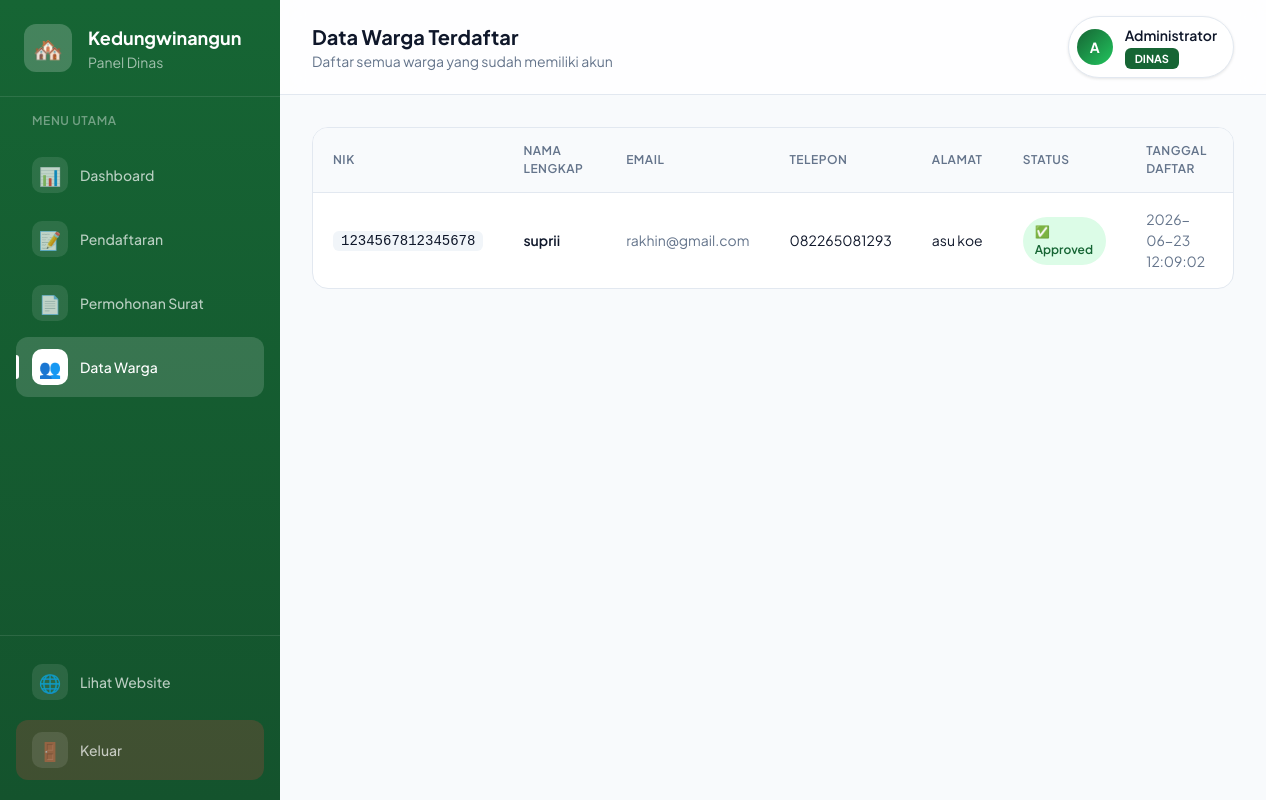
/dinas/users/all (signed in), run on an earlier commit of the app's database.
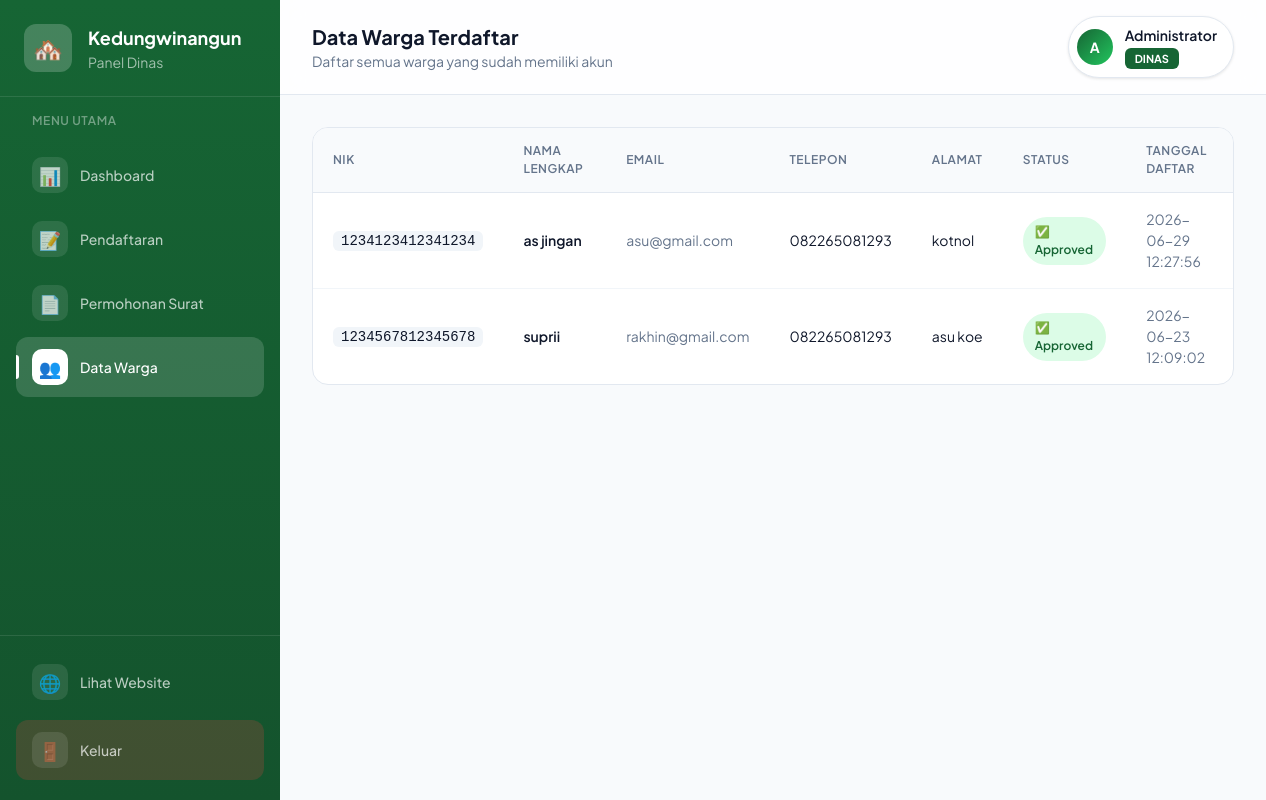
And on a later commit of the database.
### tables this page shows
CREATE TABLE users (
            id INTEGER PRIMARY KEY AUTOINCREMENT,
            nik TEXT UNIQUE NOT NULL,
            nama_lengkap TEXT NOT NULL,
            email TEXT,
            no_telepon TEXT,
            alamat TEXT,
            password_hash TEXT NOT NULL,
            role TEXT DEFAULT 'penduduk',
            status TEXT DEFAULT 'pending',
            ktp_path TEXT,
            kk_path TEXT,
            created_at TIMESTAMP DEFAULT CURRENT_TIMESTAMP,
            approved_by INTEGER,
            approved_at TIMESTAMP
        );

### routes/dinas.py (the view)
@dinas_bp.route("/users/all")
@dinas_required
def all_users():
    users = get_all_warga()
    return render_template("dinas/all_users.html", users=users)

### app.py (called while the page is built)
@app.context_processor
def inject_openrouter_key():
    return {
        'openrouter_api_key': environ.get('OPENROUTER_API_KEY', '')
    }

### models.py (called while the page is built)
def get_db_connection():
    conn = sqlite3.connect(Config.DB_NAME)
    conn.row_factory = sqlite3.Row
    return conn

def get_user_by_id(user_id):
    conn = get_db_connection()
    cursor = conn.cursor()
    cursor.execute('SELECT * FROM users WHERE id = ?', (user_id,))
    user = cursor.fetchone()
    conn.close()
    return dict(user) if user else None

def get_all_warga():
    conn = get_db_connection()
    cursor = conn.cursor()
    cursor.execute('SELECT * FROM users WHERE role = ? ORDER BY created_at DESC', ('penduduk',))
    users = [dict(row) for row in cursor.fetchall()]
    conn.close()
    return users

### templates/dinas/all_users.html (shortened to what this page needs)
{% extends 'dinas/base.html' %}
{% block page_title %}Data Warga Terdaftar{% endblock %}
{% block page_subtitle %}Daftar semua warga yang sudah memiliki akun{% endblock %}
{% block content %}
<div class="card">
    <div class="table-container">
        {% if users %}
        <table>
            <thead>
                <tr>
                    <th>NIK</th>
                    <th>Nama Lengkap</th>
                    <th>Email</th>
                    <th>Telepon</th>
                    <th>Alamat</th>
                    <th>Status</th>
                    <th>Tanggal Daftar</th>
                </tr>
            </thead>
            <tbody>
                {% for user in users %}
                <tr>
                    <td><code>{{ user.nik }}</code></td>
                    <td class="font-semibold">{{ user.nama_lengkap }}</td>
                    <td class="text-slate-500">{{ user.email or '-' }}</td>
                    <td>{{ user.no_telepon }}</td>
                    <td class="max-w-[200px] truncate">{{ user.alamat }}</td>
                    <td>
                        <span class="badge badge-{{ user.status }}">
                            {% if user.status == 'pending' %}⏳{% elif user.status == 'approved' %}✅{% else %}✗{% endif %}
                            {{ user.status|title }}
                        </span>
                    </td>
                    <td class="text-slate-500">{{ user.created_at }}</td>
                </tr>
                {% endfor %}
            </tbody>
        </table>
        {% else %}
        <div class="empty-state">
            <div class="empty-icon">👤</div>
            <h3 class="text-lg font-semibold mb-2">Belum ada warga terdaftar</h3>
            <p class="text-slate-500 dark:text-slate-400">Warga yang mendaftar akan muncul di sini</p>
        </div>
        {% endif %}
    </div>
</div>
{% endblock %}

What changed in the data, as far as the page shows it:
added users: nik "1234123412341234", nama_lengkap "as jingan", email "asu@gmail.com", no_telepon "082265081293", alamat "kotnol", status "Approved", created_at "2026-06-29 12:27:56"
